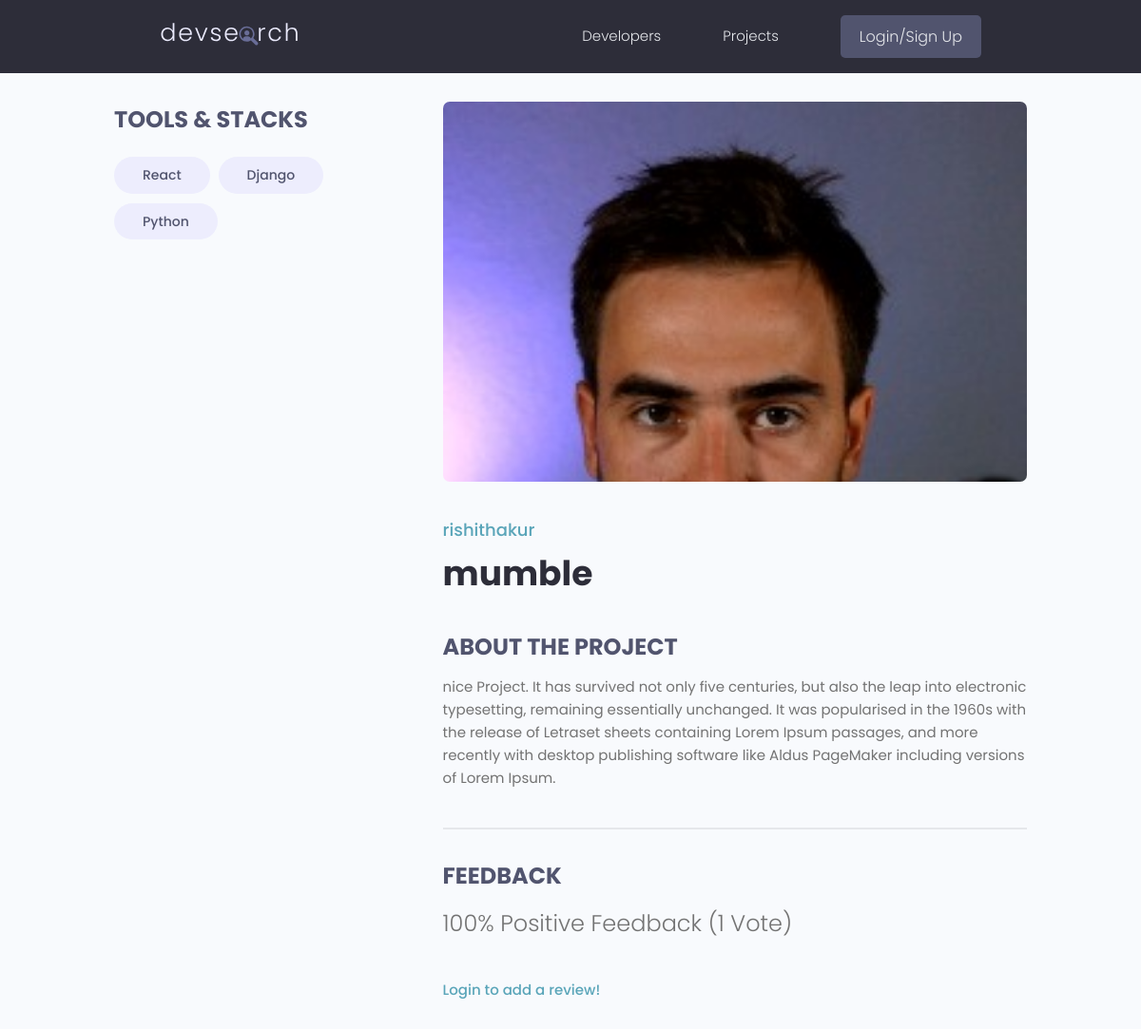
/projects/project/e0eea8b4-0541-4767-bfdc-c3e3a43ebb7e/, run on an earlier commit of the app's database.
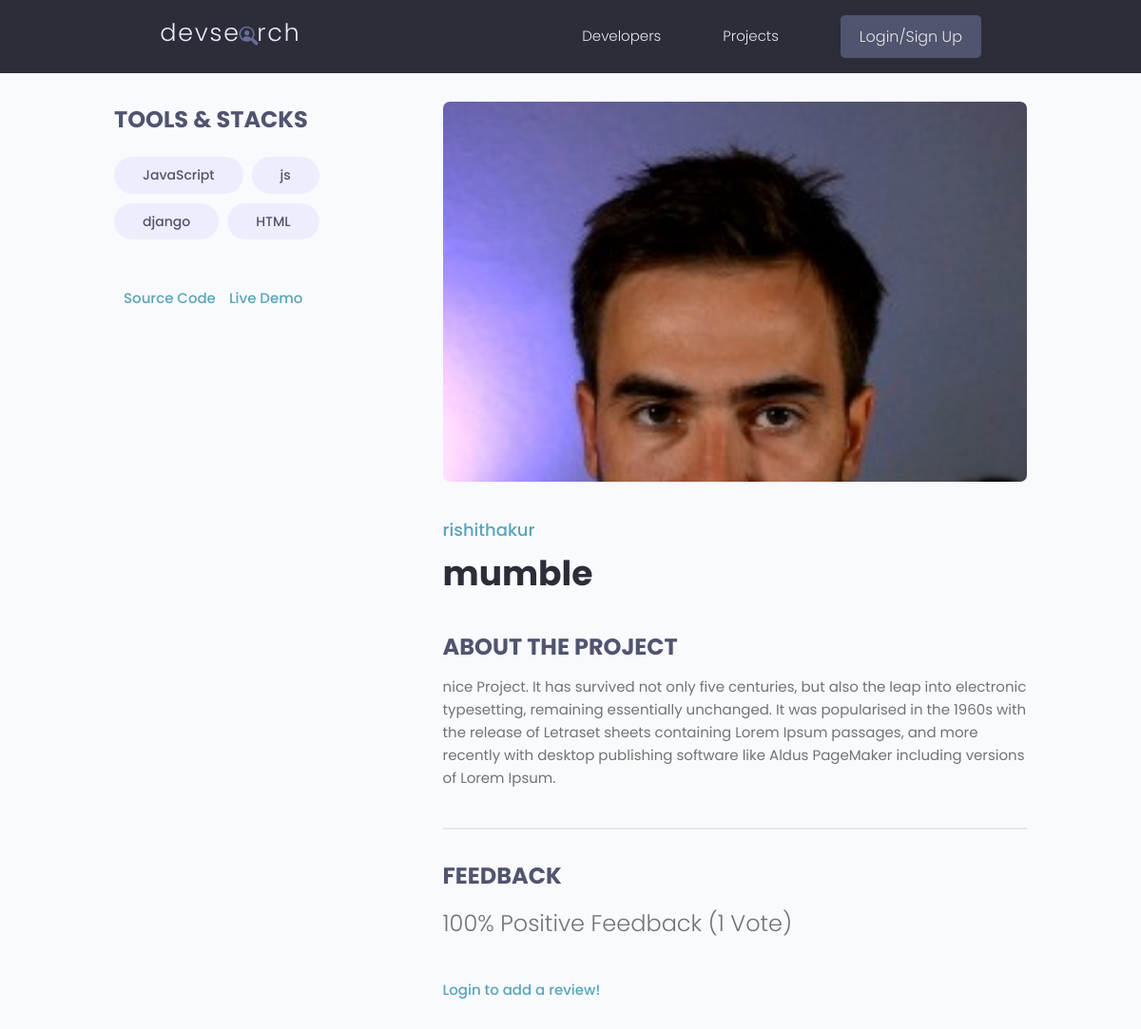
And on a later commit of the database.
### projects/models.py (models this page shows)
class Tag(models.Model):
    name = models.CharField(max_length=200)
    created = models.DateTimeField(auto_now_add=True)
    id = models.UUIDField(default=uuid.uuid4, unique=True, primary_key=True, editable=False)
    def __str__(self):
        return self.name

### projects/views.py (the view, shortened to what this page needs)
# urls.py: path('project/<str:pk>/', views.project, name="project"),
def project(request, pk):
    projectObj = Project.objects.get(id=pk)
    form = ReviewForm()
    return render(request, 'projects/single-project.html', {'project':projectObj, 'form': form})

### projects/models.py (called while the page is built)
    @property
    def imageURL(self):
        try:
            url = self.featured_image.url
        except:
            url = ''
        return url

    @property
    def reviewers(self):
        queryset = self.review_set.all().values_list('owner__id', flat=True)
        return queryset

### projects/templates/projects/single-project.html (shortened to what this page needs)
{% extends 'main.html' %}
{% block content%}
<main class="singleProject my-md">
    <div class="container">
      <div class="layout">
        <div class="column column--1of3">
          <h3 class="singleProject__subtitle">Tools & Stacks</h3>
          <div class="singleProject__toolStack">
            {% for tag in project.tags.all %}
            <span class="tag tag--pill tag--sub tag--lg">
              <small>{{tag}}</small>
            </span>
            {% endfor %}
          </div>
          {% if project.source_link %}
            <a class="singleProject__liveLink" href="{{project.source_link}}" target="_blank">Source Code
            </a>
          {% endif %}
          {% if project.demo_link %}
            <a class="singleProject__liveLink" href="{{project.source_link}}" target="_blank">Live Demo
            </a>
          {% endif %}
        </div>
        <div class="column column--2of3">
          <img class="singleProject__preview" src="{{ project.imageURL }}" alt="portfolio thumbnail" />
          <a href="{% url 'user-profile' project.owner.id %}" class="singleProject__developer">{{project.owner.name}}</a>
          <h2 class="singleProject__title">{{project.title}}</h2>
          <h3 class="singleProject__subtitle">About the Project</h3>
          <div class="singleProject__info">
            {{project.description}}
          </div>
          <div class="comments">
            <h3 class="singleProject__subtitle">Feedback</h3>
            <h5 class="project--rating">
              {{project.vote_ratio}}% Positive Feedback ({{project.vote_total}} Vote{{project.vote_total|pluralize:"s"}})
            </h5>
            {% if request.user.profile.id in project.reviewers %}
              <p>You have already reviewed this project!</p>
            {% elif request.user.profile == project.owner %}
              <p>You cannot review your own project!</p>
            {% else %}
              <a href="{% url 'login' %}?next={{request.path}}">Login to add a review!</a>
            {% endif %}
          </div>
        </div>
      </div>
    </div>
</main>
{% endblock %}

What changed in the data, as far as the page shows it:
no longer on this page (row unchanged): Tag: name "React"
no longer on this page (row unchanged): Tag: name "Django"
no longer on this page (row unchanged): Tag: name "Python"
now on this page (row unchanged): Tag: name "JavaScript"
added Tag: name "js"
added Tag: name "django"
added Tag: name "HTML"
changed Project "mumble": source_link empty → "https://www.udemy.com/" (drawn)
Also different on the page:
text now shown: "Source Code Live Demo"
